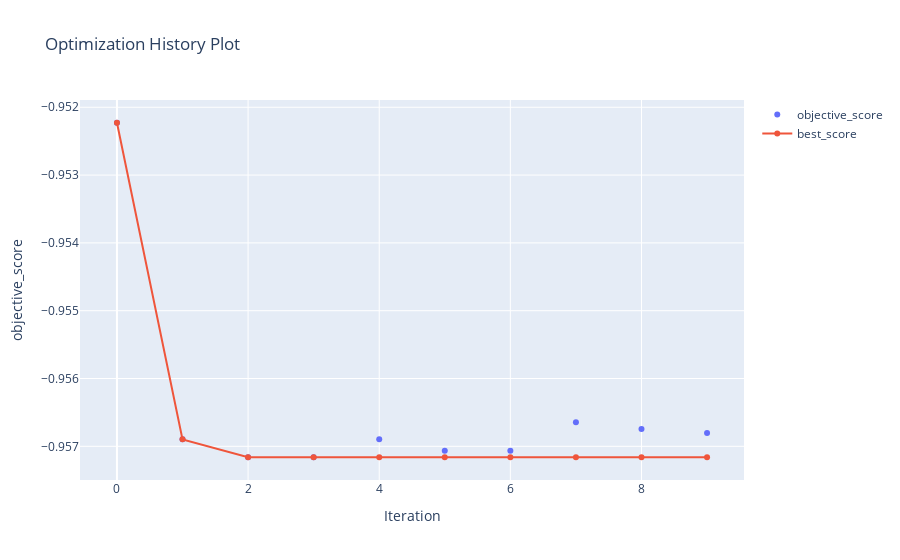

This figure's notebook cell:
### Code cell
from zoofs import HarrisHawkOptimization

def objective_function_topass_harris(model,X_train, y_train, X_valid, y_valid):      
    model.fit(X_train,y_train)  
    P=f1_score(y_valid,model.predict_proba(X_valid))
    return -P

# import an algorithm !  


# create object of algorithm
algo_object_haris=HarrisHawkOptimization(objective_function_topass,
                                   n_iteration=10,
                                   population_size=30,
                                   minimize=True)

# fit the algorithm
algo_object_haris.fit(lgb_model,X_train, y_train, X_test, y_test,verbose=True)

#plot your results
algo_object_haris.plot_history()

# extract the best  feature set
algo_object_haris.best_feature_list

### Figure 1 — Plotly figure (JSON) as saved in the notebook; plotly's stock layout.template omitted (floating-point values rounded to 4 significant figures)
{"data": [{"mode": "markers", "name": "objective_score", "type": "scatter", "x": [0, 1, 2, 3, 4, 5, 6, 7, 8, 9], "y": [-0.9522, -0.9569, -0.9572, -0.9572, -0.9569, -0.9571, -0.9571, -0.9566, -0.9567, -0.9568]}, {"mode": "lines+markers", "name": "best_score", "type": "scatter", "x": [0, 1, 2, 3, 4, 5, 6, 7, 8, 9], "y": [-0.9522, -0.9569, -0.9572, -0.9572, -0.9572, -0.9572, -0.9572, -0.9572, -0.9572, -0.9572]}], "layout": {"title": {"text": "Optimization History Plot"}, "xaxis": {"title": {"text": "Iteration"}}, "yaxis": {"title": {"text": "objective_score"}}}}
